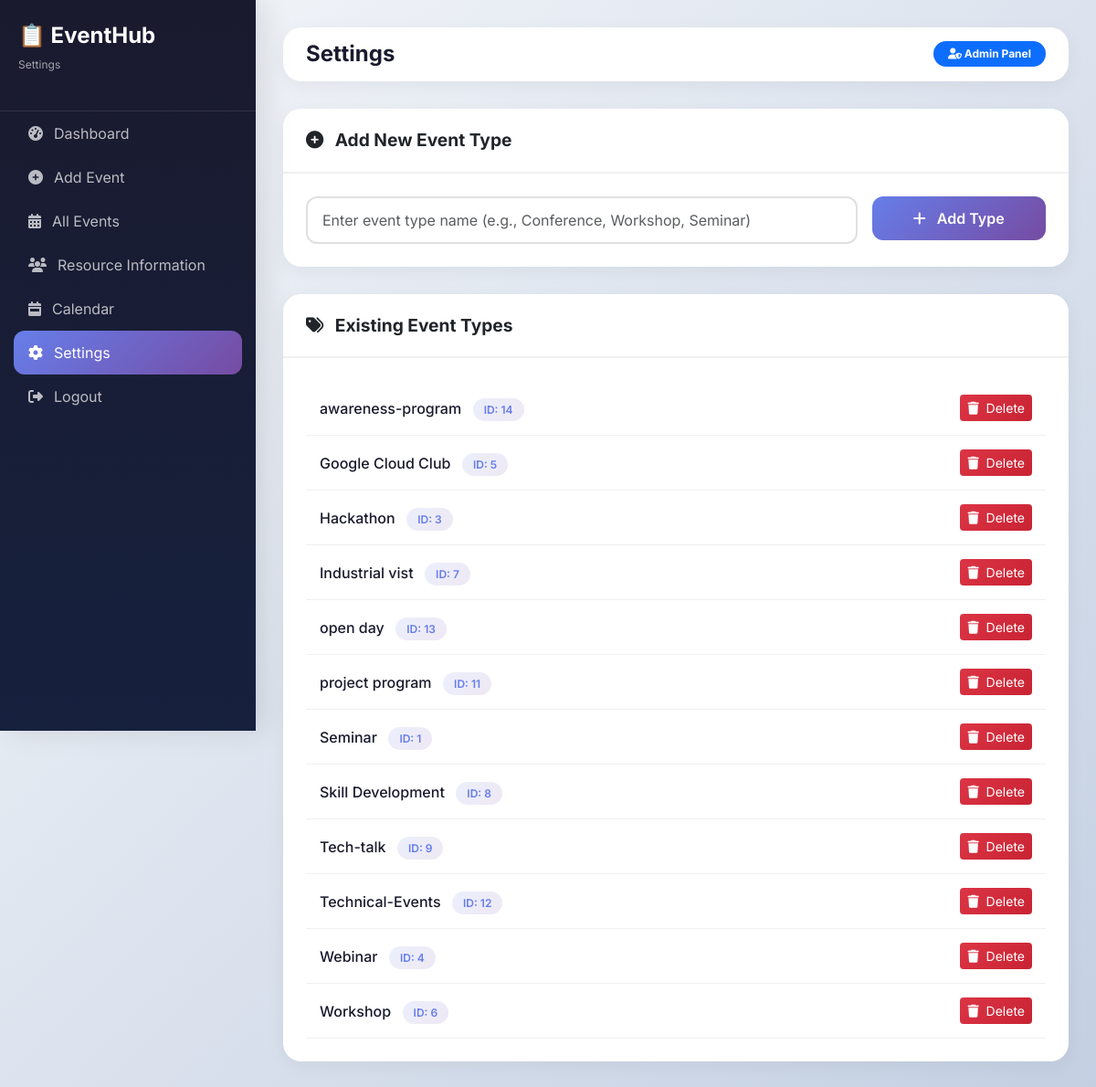
The page /settings.php on the database its author committed.
### tables this page shows
CREATE TABLE IF NOT EXISTS `event_types` (
  `id` int NOT NULL AUTO_INCREMENT,
  `type_name` varchar(100) NOT NULL,
  PRIMARY KEY (`id`)
);

### settings.php (the view, shortened to what this page needs)
<?php
include 'db.php';
?>
<!DOCTYPE html>
<html lang="en">
<head>
    <link href="https://cdn.jsdelivr.net/npm/bootstrap@5.3.3/dist/css/bootstrap.min.css" rel="stylesheet">
    <link rel="stylesheet" href="https://cdnjs.cloudflare.com/ajax/libs/font-awesome/6.4.0/css/all.min.css">
</head>
<body>
<div class="sidebar" id="sidebar">
    <div class="sidebar-header">
        <h3>📋 EventHub</h3>
        <p>Settings</p>
    </div>
    <div class="sidebar-menu">
        <a href="admin_dashboard.php" class="nav-link">
            <i class="fas fa-tachometer-alt"></i>
            <span>Dashboard</span>
        </a>
        <a href="admin_dashboard.php#addEvent" class="nav-link">
            <i class="fas fa-plus-circle"></i>
            <span>Add Event</span>
        </a>
        <a href="admin_dashboard.php#allEvents" class="nav-link">
            <i class="fas fa-calendar-alt"></i>
            <span>All Events</span>
        </a>
        <a href="resource_info.php" class="nav-link">
            <i class="fas fa-users"></i>
            <span>Resource Information</span>
        </a>
        <a href="calendar.php" class="nav-link">
            <i class="fas fa-calendar-week"></i>
            <span>Calendar</span>
        </a>
        <a href="#" class="nav-link active">
            <i class="fas fa-cog"></i>
            <span>Settings</span>
        </a>
        <a href="logout.php" class="nav-link">
            <i class="fas fa-sign-out-alt"></i>
            <span>Logout</span>
        </a>
    </div>
</div>
<div class="main-content">
    <div class="top-bar">
        <h4 class="page-title">Settings</h4>
        <div>
            <span class="badge bg-primary rounded-pill px-3 py-2">
                <i class="fas fa-user-shield"></i> Admin Panel
            </span>
        </div>
    </div>
    <div class="premium-card">
        <div class="card-header">
            <i class="fas fa-plus-circle me-2"></i> Add New Event Type
        </div>
        <div class="card-body">
            <form method="POST">
                <div class="row g-3">
                    <div class="col-md-9">
                        <input type="text" name="type_name" class="form-control" placeholder="Enter event type name (e.g., Conference, Workshop, Seminar)" required>
                    </div>
                    <div class="col-md-3">
                        <button type="submit" name="add_event_type" class="btn btn-premium w-100">
                            <i class="fas fa-plus me-2"></i> Add Type
                        </button>
                    </div>
                </div>
            </form>
        </div>
    </div>
    <div class="premium-card">
        <div class="card-header">
            <i class="fas fa-tags me-2"></i> Existing Event Types
        </div>
        <div class="card-body">
            <?php
            $result = $conn->query("SELECT * FROM event_types ORDER BY type_name ASC");
            if ($result->num_rows > 0):
            ?>
                <div class="list">
                    <?php while ($row = $result->fetch_assoc()): ?>
                        <div class="type-item">
                            <div>
                                <span class="type-name"><?php echo htmlspecialchars($row['type_name']); ?></span>
                                <span class="type-badge ms-2">ID: <?php echo $row['id']; ?></span>
                            </div>
                            <button class="btn btn-sm btn-danger" onclick="confirmDelete(<?php echo $row['id']; ?>, '<?php echo htmlspecialchars($row['type_name']); ?>')">
                                <i class="fas fa-trash me-1"></i> Delete
                            </button>
                        </div>
                    <?php endwhile; ?>
                </div>
            <?php endif; ?>
        </div>
    </div>
</div>
</body>
</html>

### settings.php (style rules this page uses)
* { font-family: 'Inter', sans-serif; }
body { background: linear-gradient(135deg, #f5f7fa 0%, #c3cfe2 100%); min-height: 100vh; }
.sidebar { width: 280px; position: fixed; left: 0; top: 0; height: 100vh; background: linear-gradient(180deg, #1a1a2e 0%, #16213e 100%); z-index: 1000; transition: all 0.3s; box-shadow: 10px 0 30px rgba(0,0,0,0.1); overflow-y: auto; }
.sidebar-header { padding: 25px 20px; border-bottom: 1px solid rgba(255,255,255,0.1); }
.sidebar-header h3 { color: white; font-weight: 700; font-size: 1.5rem; }
.sidebar-header p { color: rgba(255,255,255,0.6); font-size: 0.75rem; }
.sidebar-menu { padding: 0 15px; }
.sidebar-menu .nav-link { color: rgba(255,255,255,0.7); padding: 12px 16px; border-radius: 12px; transition: all 0.3s; display: flex; align-items: center; gap: 12px; text-decoration: none; }
.sidebar-menu .nav-link.active { background: linear-gradient(135deg, #667eea 0%, #764ba2 100%); color: white; }
.main-content { margin-left: 280px; padding: 30px; }
.top-bar { background: white; border-radius: 20px; padding: 15px 25px; margin-bottom: 30px; box-shadow: 0 5px 20px rgba(0,0,0,0.05); display: flex; justify-content: space-between; align-items: center; }
.page-title { font-size: 1.5rem; font-weight: 700; color: #1a1a2e; margin: 0; }
.premium-card { background: white; border-radius: 20px; border: none; box-shadow: 0 5px 20px rgba(0,0,0,0.05); overflow: hidden; margin-bottom: 30px; }
.premium-card .card-header { background: white; border-bottom: 2px solid #f0f0f0; padding: 20px 25px; font-weight: 700; font-size: 1.2rem; }
.premium-card .card-body { padding: 25px; }
.form-control { border: 2px solid #e0e0e0; border-radius: 12px; padding: 12px 16px; transition: all 0.3s; }
.btn-premium { background: linear-gradient(135deg, #667eea 0%, #764ba2 100%); border: none; color: white; padding: 12px 30px; border-radius: 12px; font-weight: 600; transition: all 0.3s; }
.btn-danger { background: linear-gradient(135deg, #dc3545 0%, #c82333 100%); border: none; }
.type-item { display: flex; justify-content: space-between; align-items: center; padding: 15px; border-bottom: 1px solid #f0f0f0; transition: all 0.3s; }
.type-name { font-weight: 500; color: #1a1a2e; }
.type-badge { background: linear-gradient(135deg, #667eea20, #764ba220); color: #667eea; padding: 5px 12px; border-radius: 20px; font-size: 0.75rem; font-weight: 600; }

### rows shown on the page
event_types: type_name "awareness-program", id "14"
event_types: type_name "Google Cloud Club", id "5"
event_types: type_name "Hackathon", id "3"
event_types: type_name "Industrial vist", id "7"
event_types: type_name "open day", id "13"
event_types: type_name "project program", id "11"
event_types: type_name "Seminar", id "1"
event_types: type_name "Skill Development", id "8"
event_types: type_name "Tech-talk", id "9"
event_types: type_name "Technical-Events", id "12"
event_types: type_name "Webinar", id "4"
event_types: type_name "Workshop", id "6"
